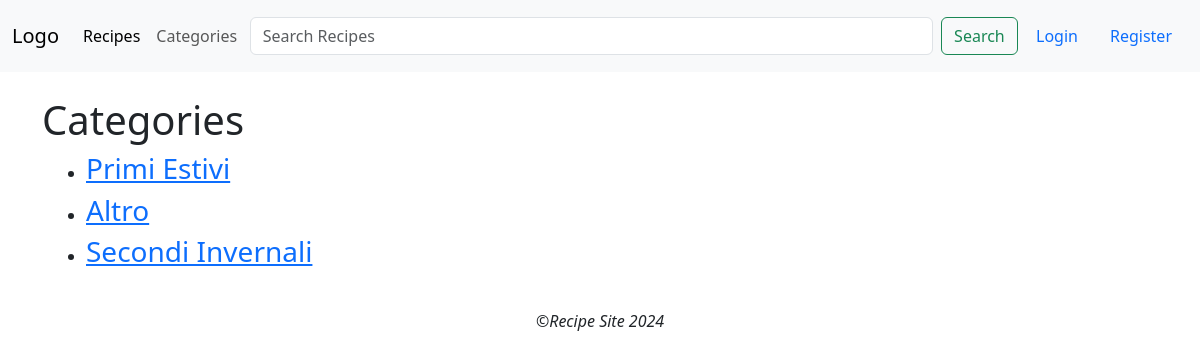
Page /categories/ on the earlier database version.
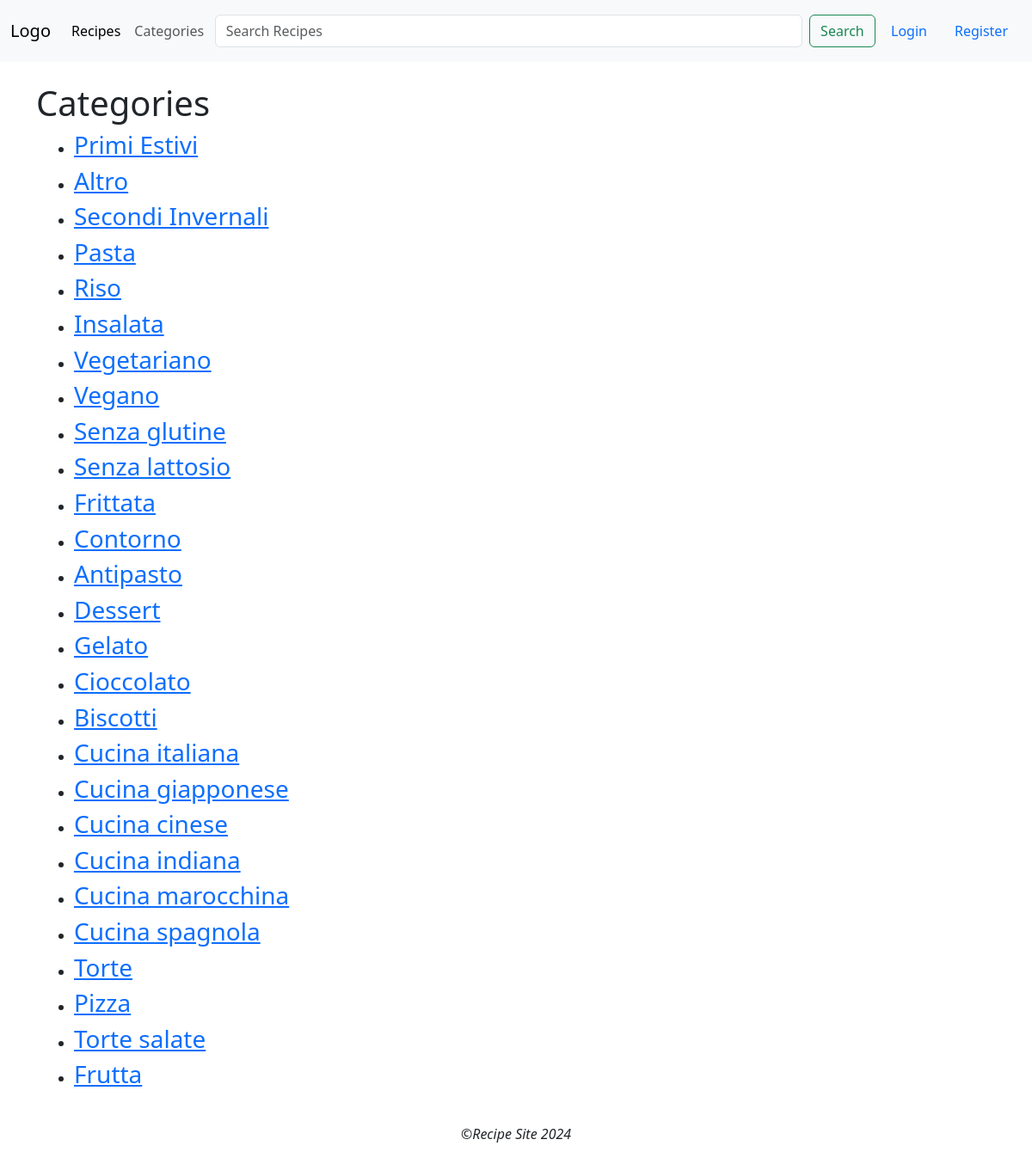
Same page on the later database version.
### recipes/models.py (models this page shows, shortened)
class Category(models.Model):
    name = models.CharField(max_length=100, unique=True)
    slug = models.SlugField(max_length=100, unique=True, blank=True)

### recipes/views.py (the view)
# urls.py: path('categories/', recipe_views.category_list, name='categories'),
def category_list(request, ):
    categories = Category.objects.all()
    return render(request, 'recipes/categories.html', {'categories': categories})

### templates/recipes/categories.html
{% extends "recipes/base.html" %}
{% load static %}
{% block content %}
    <h1> Categories</h1>
    <div class="container mt-2 categoriesSection">
    <ul>
        {% for category in categories %}
        	<li>
                <a href={% url 'categoryDetail' slug=category.slug %}><h3>{{ category.name }}</h3></a>
            </li>
        {% endfor %}
    </ul>
    </div>
{% endblock %}

Differences in the rows shown:
added Category: name "Pasta"
added Category: name "Riso"
added Category: name "Insalata"
added Category: name "Vegetariano"
added Category: name "Vegano"
added Category: name "Senza glutine"
added Category: name "Senza lattosio"
added Category: name "Frittata"
added Category: name "Contorno"
added Category: name "Antipasto"
added Category: name "Dessert"
added Category: name "Gelato"
added Category: name "Cioccolato"
added Category: name "Biscotti"
added Category: name "Cucina italiana"
added Category: name "Cucina giapponese"
added Category: name "Cucina cinese"
added Category: name "Cucina indiana"
added Category: name "Cucina marocchina"
added Category: name "Cucina spagnola"
added Category: name "Torte"
added Category: name "Pizza"
added Category: name "Torte salate"
added Category: name "Frutta"
